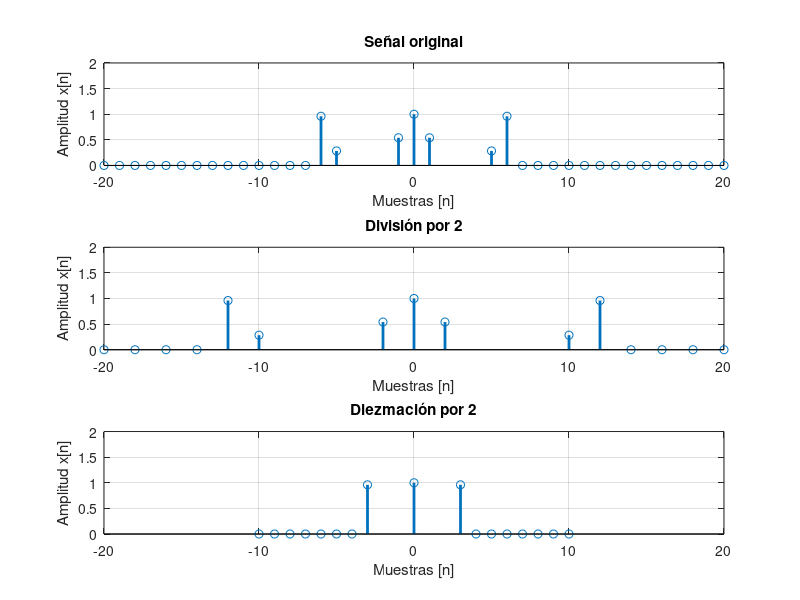

Write the MATLAB code that produced this figure.
clc, clear
n=-20:1:20;
y=(n>-7&n<7).*cos(n); %Definición de la señal
Cant_Filas=3;
Cant_Columnas=1;
Graf_Activa=1;
%División de la ventana para graficar
subplot(Cant_Filas,Cant_Columnas,Graf_Activa);
stem(n,y,"linewidth",2);
axis([-20,20,0,2]);
grid on;
xlabel("Muestras [n]");
ylabel("Amplitud x[n]");
title("Señal original");

Graf_Activa=2;
subplot(Cant_Filas,Cant_Columnas,Graf_Activa);
stem(2*n,y,"linewidth",2); %Multiplica a la variable independiente
axis([-20,20,0,2]);
grid on;
xlabel("Muestras [n]");
ylabel("Amplitud x[n]");
title("División por 2");

Graf_Activa=3;
subplot(Cant_Filas,Cant_Columnas,Graf_Activa);
Fact_diezmacion=2;
MA=[n./Fact_diezmacion;y]; %Matriz temporal
MB=MA(:,1:Fact_diezmacion:end);
stem(MB(1,:),MB(2,:),"linewidth",2);
axis([-20,20,0,2]);
grid on;
xlabel("Muestras [n]");
ylabel("Amplitud x[n]");
title("Diezmación por 2");
